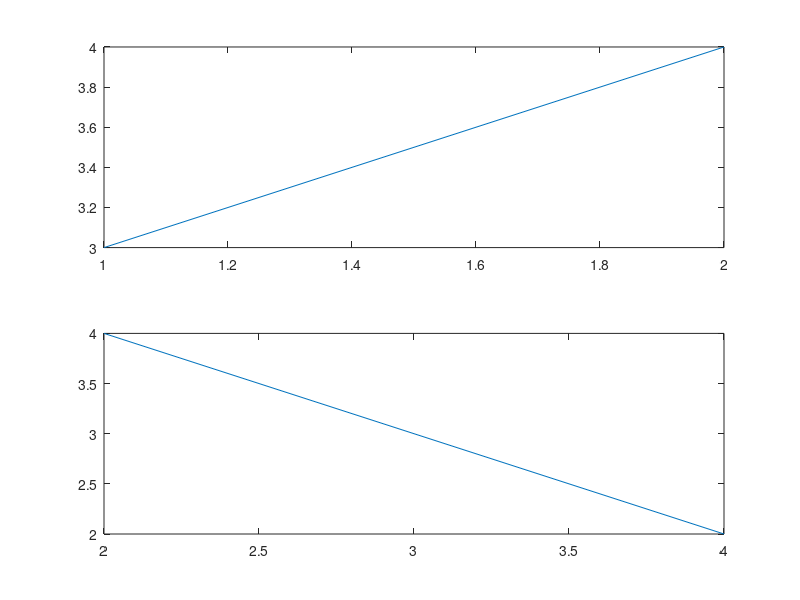

Here is the MATLAB script that generated this plot: (Note: this script raises an error after producing the figure.)
% close all;
% xxl = repmat(cc,1,nIter-nBurnin+1);
% idx = 1;
% zz=zeros(M,nIter-nBurnin+1);zz(:,:)=theta(:,idx,nBurnin:end);
% figure(1);hold on;
%     lb = mean(zz,2)-2*std(zz,0,2);
%     ub = mean(zz,2)+2*std(zz,0,2);
%    
%     plot(xxl,zz,'-');
%     plot(xxl,(true_theta(:,idx)),'ok'); 
%     plot(xxl,mean(zz,2),'-r','LineWidth',2);
%     plot(xxl,ub,'-b','LineWidth',2);
%     plot(xxl,lb,'-b','LineWidth',2);
% 
%     title('\theta(c) (o:data, -:est)');  ylabel('\theta(.)'); xlabel('c');
% 
% hold off;

infig=figure(1);s1=subplot(2,1,1);plot([1 2], [3 4]);subplot(2,1,2);plot([4 2],[2 4]);
from=get(infig.Children(2),'children');

figure(2);clf;
outfig = subplot(1,1,1);

copyobj(from,outfig)
